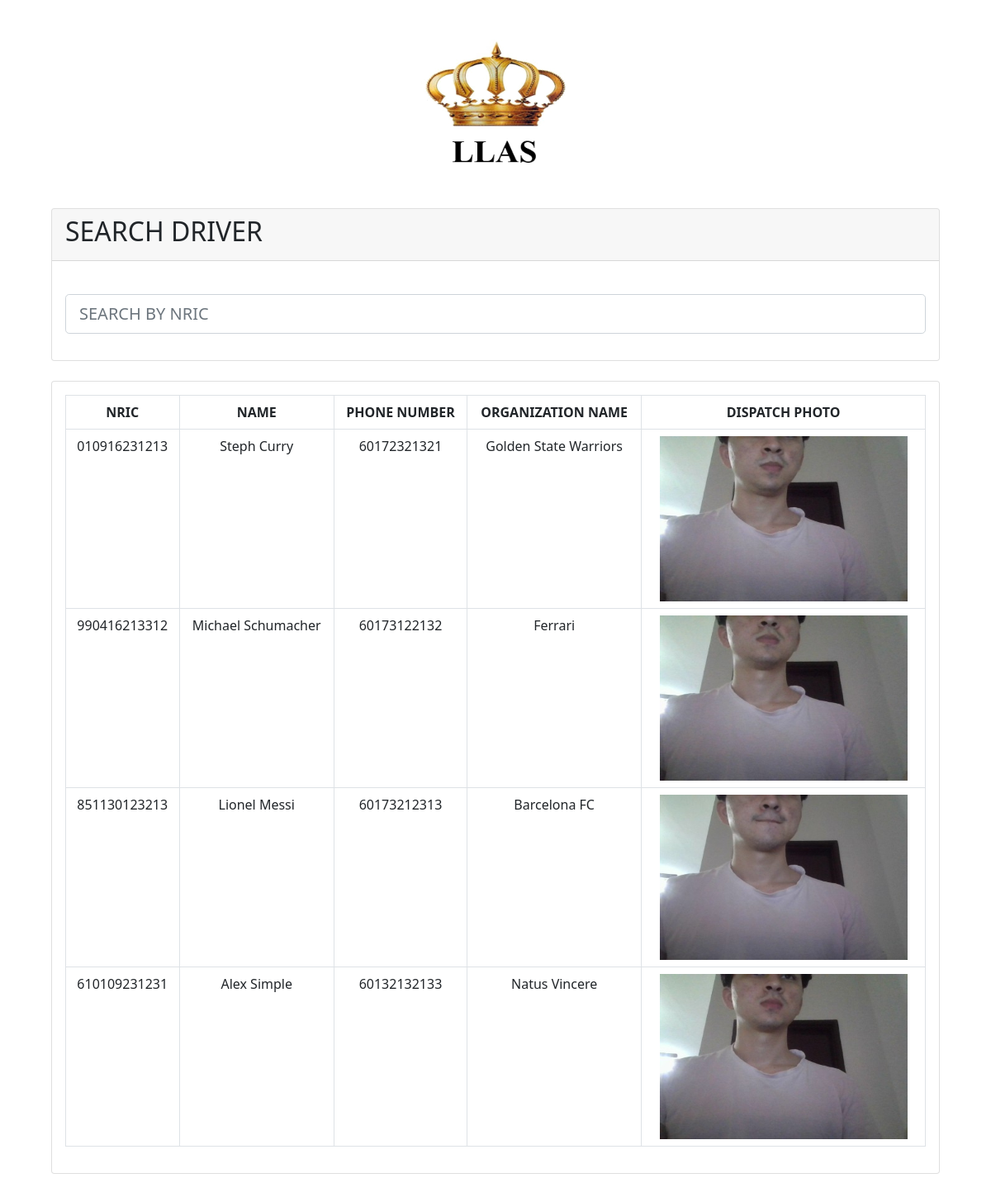
/dispatchSearch.php, run on the app's committed database.
### tables this page shows
CREATE TABLE `dispatch` (
  `id` int(11) NOT NULL,
  `dispatch_nric` varchar(12) NOT NULL,
  `dispatch_name` varchar(50) NOT NULL,
  `dispatch_phone_no` varchar(11) NOT NULL,
  `organization_name` varchar(50) NOT NULL
);

CREATE TABLE `tb_image` (
  `id` int(11) NOT NULL,
  `date` varchar(50) NOT NULL,
  `image` varchar(50) NOT NULL
);

### dispatchSearch.php (the view, shortened to what this page needs)
<!DOCTYPE html>
<html lang="en">
<head>
  <link href="https://cdn.jsdelivr.net/npm/bootstrap@5.0.0-beta1/dist/css/bootstrap.min.css" rel="stylesheet">
  <link rel="stylesheet" href="styles/dispatchSearch.css">
</head>
<body>
  <div class="container">
    <header>
      <img src="images/logo.png" alt="Logo" width="180px" height="180px">
    </header>
    <div class="row">
      <div class="col-md-12">
        <div class="card mt-4">
          <div class="card-header">
            <h2>SEARCH DRIVER</h2>
          </div>
          <div class="card-body">
            <div class="row">
              <form action="#" method="GET">
                <div class="form-group mb-3">
                  <input type="text" onkeyup="myFunction()" id="myInput" class="form-control form-control-lg" placeholder="SEARCH BY NRIC" required>
                </div>
              </form>
            </div>
          </div>
        </div>
      </div>
      <div class="col-md-12">
        <div class="card mt-4">
          <div class="card-body">
            <table id="myTable" class="table table-bordered">
              <thead>
                <tr>
                  <th>NRIC</th>
                  <th>NAME</th>
                  <th>PHONE NUMBER</th>
                  <th>ORGANIZATION NAME</th>
                  <th>DISPATCH PHOTO</th>
                </tr>
              </thead>
              <tbody>
                <?php
                $conn = mysqli_connect("localhost", "root", "", "etcs_database");
                $queryJoin = "SELECT * FROM dispatch INNER JOIN tb_image ON dispatch.id=tb_image.id";
                $query_run = mysqli_query($conn, $queryJoin);
                if (mysqli_num_rows($query_run) > 0) {
                  while ($row = mysqli_fetch_array($query_run)) {
                ?>
                    <tr>
                      <td><?= $row['dispatch_nric']; ?></td>
                      <td><?= $row['dispatch_name']; ?></td>
                      <td><?= $row['dispatch_phone_no']; ?></td>
                      <td><?= $row['organization_name']; ?></td>
                      <td><img src="img/<?= $row['image']; ?>" width="300" height="200"></td>
                    </tr>
                  <?php
                  }
                } else {
                  ?>
                  <tr>
                    <td colspan="5">No Record Found</td>
                  </tr>
                <?php
                }
                ?>
              </tbody>
            </table>
          </div>
        </div>
      </div>
    </div>
  </div>
</body>
</html>

### styles/dispatchSearch.css (style rules this page uses)
.container { padding: 3rem 2rem; }
header { text-align: center; }
table { text-align: center; }

### data on the page
dispatch: dispatch_nric "010916231213", dispatch_name "Steph Curry", dispatch_phone_no "60172321321", organization_name "Golden State Warriors", tb_image.image (picture)
dispatch: dispatch_nric "990416213312", dispatch_name "Michael Schumacher", dispatch_phone_no "60173122132", organization_name "Ferrari", tb_image.image (picture)
dispatch: dispatch_nric "851130123213", dispatch_name "Lionel Messi", dispatch_phone_no "60173212313", organization_name "Barcelona FC", tb_image.image (picture)
dispatch: dispatch_nric "610109231231", dispatch_name "Alex Simple", dispatch_phone_no "60132132133", organization_name "Natus Vincere", tb_image.image (picture)
